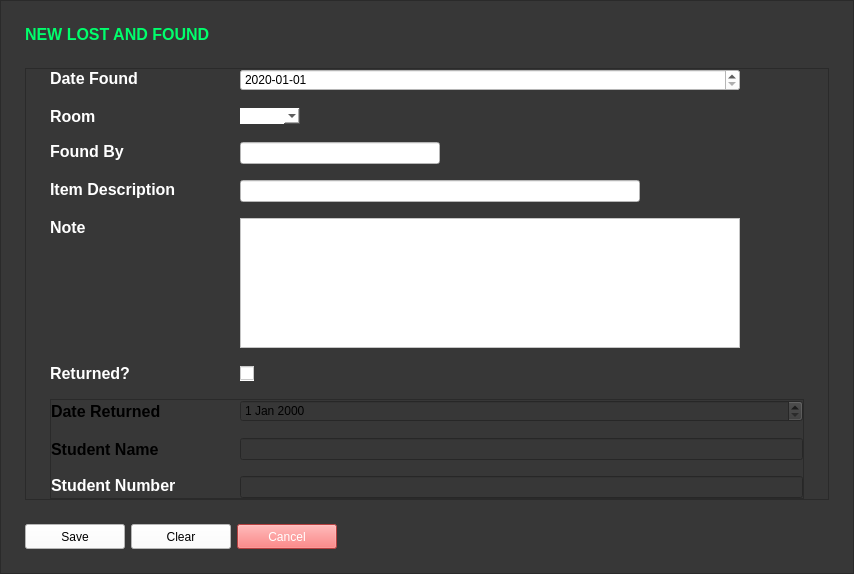
      <widget class="QWidget" name="pageNewLAF">
       <layout class="QGridLayout" name="gridLayout_25">
        <property name="leftMargin">
         <number>0</number>
        </property>
        <property name="topMargin">
         <number>0</number>
        </property>
        <property name="rightMargin">
         <number>0</number>
        </property>
        <property name="bottomMargin">
         <number>0</number>
        </property>
        <item row="0" column="0">
         <widget class="QFrame" name="frameNewLostAndFound">
          <property name="sizePolicy">
           <sizepolicy hsizetype="Expanding" vsizetype="Expanding">
            <horstretch>0</horstretch>
            <verstretch>0</verstretch>
           </sizepolicy>
          </property>
          <property name="minimumSize">
           <size>
            <width>0</width>
            <height>0</height>
           </size>
          </property>
          <property name="accessibleDescription">
           <string>backgroundFrame</string>
          </property>
          <property name="styleSheet">
           <string notr="true">background-color: rgb(55,55,55);</string>
          </property>
          <property name="frameShape">
           <enum>QFrame::StyledPanel</enum>
          </property>
          <property name="frameShadow">
           <enum>QFrame::Raised</enum>
          </property>
          <layout class="QGridLayout" name="gridLayout_21">
           <property name="leftMargin">
            <number>24</number>
           </property>
           <property name="topMargin">
            <number>24</number>
           </property>
           <property name="rightMargin">
            <number>24</number>
           </property>
           <property name="bottomMargin">
            <number>24</number>
           </property>
           <property name="horizontalSpacing">
            <number>6</number>
           </property>
           <property name="verticalSpacing">
            <number>24</number>
           </property>
           <item row="2" column="2">
            <widget class="QPushButton" name="pushButtonFormCancelLAF">
             <property name="sizePolicy">
              <sizepolicy hsizetype="Fixed" vsizetype="Fixed">
               <horstretch>0</horstretch>
               <verstretch>0</verstretch>
              </sizepolicy>
             </property>
             <property name="minimumSize">
              <size>
               <width>100</width>
               <height>25</height>
              </size>
             </property>
             <property name="cursor">
              <cursorShape>PointingHandCursor</cursorShape>
             </property>
             <property name="accessibleDescription">
              <string>dangerButton</string>
             </property>
             <property name="autoFillBackground">
              <bool>false</bool>
             </property>
             <property name="styleSheet">
              <string notr="true">background-color: rgb(255, 89, 89);
color: rgb(255, 255, 255);</string>
             </property>
             <property name="text">
              <string>Cancel</string>
             </property>
             <property name="default">
              <bool>false</bool>
             </property>
             <property name="flat">
              <bool>false</bool>
             </property>
            </widget>
           </item>
           <item row="2" column="1">
            <widget class="QPushButton" name="pushButtonFormClearLAF">
             <property name="sizePolicy">
              <sizepolicy hsizetype="Fixed" vsizetype="Fixed">
               <horstretch>0</horstretch>
               <verstretch>0</verstretch>
              </sizepolicy>
             </property>
             <property name="minimumSize">
              <size>
               <width>100</width>
               <height>25</height>
              </size>
             </property>
             <property name="cursor">
              <cursorShape>PointingHandCursor</cursorShape>
             </property>
             <property name="accessibleDescription">
              <string>neutralButton</string>
             </property>
             <property name="autoFillBackground">
              <bool>false</bool>
             </property>
             <property name="styleSheet">
              <string notr="true">background-color: rgb(255, 255, 255);
color: rgb(0, 0, 0);</string>
             </property>
             <property name="text">
              <string>Clear</string>
             </property>
             <property name="default">
              <bool>false</bool>
             </property>
             <property name="flat">
              <bool>false</bool>
             </property>
            </widget>
           </item>
           <item row="0" column="0" colspan="4">
            <widget class="QLabel" name="labelNewLostAndFound">
             <property name="sizePolicy">
              <sizepolicy hsizetype="Fixed" vsizetype="Fixed">
               <horstretch>0</horstretch>
               <verstretch>0</verstretch>
              </sizepolicy>
             </property>
             <property name="font">
              <font>
               <family>Segoe UI</family>
               <pointsize>12</pointsize>
               <weight>75</weight>
               <bold>true</bold>
              </font>
             </property>
             <property name="cursor">
              <cursorShape>ArrowCursor</cursorShape>
             </property>
             <property name="accessibleDescription">
              <string>titleLabel</string>
             </property>
             <property name="styleSheet">
              <string notr="true">
	color: rgb(0, 255, 108);</string>
             </property>
             <property name="text">
              <string>NEW LOST AND FOUND</string>
             </property>
             <property name="scaledContents">
              <bool>true</bool>
             </property>
             <property name="openExternalLinks">
              <bool>false</bool>
             </property>
             <property name="textInteractionFlags">
              <set>Qt::LinksAccessibleByMouse</set>
             </property>
            </widget>
           </item>
           <item row="2" column="0">
            <widget class="QPushButton" name="pushButtonFormSaveLAF">
             <property name="sizePolicy">
              <sizepolicy hsizetype="Fixed" vsizetype="Fixed">
               <horstretch>0</horstretch>
               <verstretch>0</verstretch>
              </sizepolicy>
             </property>
             <property name="minimumSize">
              <size>
               <width>100</width>
               <height>25</height>
              </size>
             </property>
             <property name="cursor">
              <cursorShape>PointingHandCursor</cursorShape>
             </property>
             <property name="accessibleDescription">
              <string>successButton</string>
             </property>
             <property name="autoFillBackground">
              <bool>false</bool>
             </property>
             <property name="styleSheet">
              <string notr="true">background-color: rgb(255, 255, 255);
color: rgb(0, 0, 0);</string>
             </property>
             <property name="text">
              <string>Save</string>
             </property>
             <property name="default">
              <bool>false</bool>
             </property>
             <property name="flat">
              <bool>false</bool>
             </property>
            </widget>
           </item>
           <item row="1" column="0" colspan="5">
            <widget class="QFrame" name="frameNewLostAndFound_2">
             <property name="sizePolicy">
              <sizepolicy hsizetype="Expanding" vsizetype="Expanding">
               <horstretch>0</horstretch>
               <verstretch>0</verstretch>
              </sizepolicy>
             </property>
             <property name="frameShape">
              <enum>QFrame::StyledPanel</enum>
             </property>
             <property name="frameShadow">
              <enum>QFrame::Raised</enum>
             </property>
             <layout class="QGridLayout" name="gridLayout_24">
              <property name="leftMargin">
               <number>24</number>
              </property>
              <property name="topMargin">
               <number>0</number>
              </property>
              <property name="rightMargin">
               <number>24</number>
              </property>
              <property name="bottomMargin">
               <number>0</number>
              </property>
              <property name="horizontalSpacing">
               <number>64</number>
              </property>
              <property name="verticalSpacing">
               <number>16</number>
              </property>
              <item row="11" column="0">
               <widget class="QLabel" name="labelNewLostAndFoundReturned">
                <property name="font">
                 <font>
                  <family>Segoe UI</family>
                  <pointsize>12</pointsize>
                  <weight>75</weight>
                  <bold>true</bold>
                 </font>
                </property>
                <property name="cursor">
                 <cursorShape>ArrowCursor</cursorShape>
                </property>
                <property name="styleSheet">
                 <string notr="true">color:white;</string>
                </property>
                <property name="text">
                 <string>Returned?</string>
                </property>
                <property name="scaledContents">
                 <bool>true</bool>
                </property>
                <property name="alignment">
                 <set>Qt::AlignLeading|Qt::AlignLeft|Qt::AlignTop</set>
                </property>
                <property name="openExternalLinks">
                 <bool>false</bool>
                </property>
                <property name="textInteractionFlags">
                 <set>Qt::LinksAccessibleByMouse</set>
                </property>
               </widget>
              </item>
              <item row="12" column="0" colspan="3">
               <widget class="QFrame" name="frameReturnedLAF">
                <property name="sizePolicy">
                 <sizepolicy hsizetype="Expanding" vsizetype="Expanding">
                  <horstretch>0</horstretch>
                  <verstretch>0</verstretch>
                 </sizepolicy>
                </property>
                <property name="minimumSize">
                 <size>
                  <width>0</width>
                  <height>0</height>
                 </size>
                </property>
                <property name="frameShape">
                 <enum>QFrame::StyledPanel</enum>
                </property>
                <property name="frameShadow">
                 <enum>QFrame::Raised</enum>
                </property>
                <layout class="QGridLayout" name="gridLayout_26">
                 <property name="leftMargin">
                  <number>0</number>
                 </property>
                 <property name="topMargin">
                  <number>0</number>
                 </property>
                 <property name="rightMargin">
                  <number>0</number>
                 </property>
                 <property name="bottomMargin">
                  <number>0</number>
                 </property>
                 <property name="horizontalSpacing">
                  <number>64</number>
                 </property>
                 <property name="verticalSpacing">
                  <number>16</number>
                 </property>
                 <item row="1" column="0">
                  <widget class="QLabel" name="labelNewLostAndFoundStudentName">
                   <property name="font">
                    <font>
                     <family>Segoe UI</family>
                     <pointsize>12</pointsize>
                     <weight>75</weight>
                     <bold>true</bold>
                    </font>
                   </property>
                   <property name="text">
                    <string>Student Name</string>
                   </property>
                  </widget>
                 </item>
                 <item row="1" column="1">
                  <widget class="QLineEdit" name="textBoxNewLostAndFoundStudentName">
                   <property name="maxLength">
                    <number>70</number>
                   </property>
                  </widget>
                 </item>
                 <item row="0" column="0">
                  <widget class="QLabel" name="labelNewLostAndReturnedDate">
                   <property name="font">
                    <font>
                     <family>Segoe UI</family>
                     <pointsize>12</pointsize>
                     <weight>75</weight>
                     <bold>true</bold>
                    </font>
                   </property>
                   <property name="text">
                    <string>Date Returned</string>
                   </property>
                  </widget>
                 </item>
                 <item row="0" column="1">
                  <widget class="QDateEdit" name="dateEditReturnedNewLostAndFound"/>
                 </item>
                 <item row="3" column="0">
                  <widget class="QLabel" name="labelNewLostAndFoundStudentNumber">
                   <property name="font">
                    <font>
                     <family>Segoe UI</family>
                     <pointsize>12</pointsize>
                     <weight>75</weight>
                     <bold>true</bold>
                    </font>
                   </property>
                   <property name="cursor">
                    <cursorShape>ArrowCursor</cursorShape>
                   </property>
                   <property name="styleSheet">
                    <string notr="true">color:white;</string>
                   </property>
                   <property name="text">
                    <string>Student Number</string>
                   </property>
                   <property name="scaledContents">
                    <bool>true</bool>
                   </property>
                   <property name="alignment">
                    <set>Qt::AlignLeading|Qt::AlignLeft|Qt::AlignTop</set>
                   </property>
                   <property name="openExternalLinks">
                    <bool>false</bool>
                   </property>
                   <property name="textInteractionFlags">
                    <set>Qt::LinksAccessibleByMouse</set>
                   </property>
                  </widget>
                 </item>
                 <item row="3" column="1">
                  <widget class="QLineEdit" name="textBoxNewLostAndFoundStudentNumber">
                   <property name="maxLength">
                    <number>9</number>
                   </property>
                  </widget>
                 </item>
                </layout>
               </widget>
              </item>
              <item row="1" column="0">
               <widget class="QLabel" name="labelNewLostAndFoundRoom">
                <property name="font">
                 <font>
                  <family>Segoe UI</family>
                  <pointsize>12</pointsize>
                  <weight>75</weight>
                  <bold>true</bold>
                 </font>
                </property>
                <property name="cursor">
                 <cursorShape>ArrowCursor</cursorShape>
                </property>
                <property name="styleSheet">
                 <string notr="true">color:white;</string>
                </property>
                <property name="text">
                 <string>Room</string>
                </property>
                <property name="scaledContents">
                 <bool>true</bool>
                </property>
                <property name="alignment">
                 <set>Qt::AlignLeading|Qt::AlignLeft|Qt::AlignTop</set>
                </property>
                <property name="openExternalLinks">
                 <bool>false</bool>
                </property>
                <property name="textInteractionFlags">
                 <set>Qt::LinksAccessibleByMouse</set>
                </property>
               </widget>
              </item>
              <item row="2" column="0">
               <widget class="QLabel" name="labelNewLostAndFoundFoundBy">
                <property name="font">
                 <font>
                  <family>Segoe UI</family>
                  <pointsize>12</pointsize>
                  <weight>75</weight>
                  <bold>true</bold>
                 </font>
                </property>
                <property name="cursor">
                 <cursorShape>ArrowCursor</cursorShape>
                </property>
                <property name="styleSheet">
                 <string notr="true">color:white;</string>
                </property>
                <property name="text">
                 <string>Found By</string>
                </property>
                <property name="scaledContents">
                 <bool>true</bool>
                </property>
                <property name="alignment">
                 <set>Qt::AlignLeading|Qt::AlignLeft|Qt::AlignTop</set>
                </property>
                <property name="openExternalLinks">
                 <bool>false</bool>
                </property>
                <property name="textInteractionFlags">
                 <set>Qt::LinksAccessibleByMouse</set>
                </property>
               </widget>
              </item>
              <item row="0" column="1">
               <widget class="QDateEdit" name="dateEditNewLostAndFound">
                <property name="styleSheet">
                 <string notr="true">color: rgb(0, 0, 0);
background-color: rgb(255, 255, 255);</string>
                </property>
                <property name="dateTime">
                 <datetime>
                  <hour>0</hour>
                  <minute>0</minute>
                  <second>0</second>
                  <year>2020</year>
                  <month>1</month>
                  <day>1</day>
                 </datetime>
                </property>
                <property name="minimumDateTime">
                 <datetime>
                  <hour>0</hour>
                  <minute>0</minute>
                  <second>0</second>
                  <year>2000</year>
                  <month>9</month>
                  <day>14</day>
                 </datetime>
                </property>
                <property name="currentSection">
                 <enum>QDateTimeEdit::DaySection</enum>
                </property>
                <property name="displayFormat">
                 <string>yyyy-MM-dd</string>
                </property>
                <property name="calendarPopup">
                 <bool>false</bool>
                </property>
                <property name="currentSectionIndex">
                 <number>2</number>
                </property>
               </widget>
              </item>
              <item row="6" column="0">
               <widget class="QLabel" name="labelNewLostAndFoundItemDescription">
                <property name="font">
                 <font>
                  <family>Segoe UI</family>
                  <pointsize>12</pointsize>
                  <weight>75</weight>
                  <bold>true</bold>
                 </font>
                </property>
                <property name="cursor">
                 <cursorShape>ArrowCursor</cursorShape>
                </property>
                <property name="styleSheet">
                 <string notr="true">color:white;</string>
                </property>
                <property name="text">
                 <string>Item Description</string>
                </property>
                <property name="scaledContents">
                 <bool>true</bool>
                </property>
                <property name="alignment">
                 <set>Qt::AlignLeading|Qt::AlignLeft|Qt::AlignTop</set>
                </property>
                <property name="openExternalLinks">
                 <bool>false</bool>
                </property>
                <property name="textInteractionFlags">
                 <set>Qt::LinksAccessibleByMouse</set>
                </property>
               </widget>
              </item>
              <item row="8" column="0">
               <widget class="QLabel" name="labelNewLostAndFoundNote">
                <property name="font">
                 <font>
                  <family>Segoe UI</family>
                  <pointsize>12</pointsize>
                  <weight>75</weight>
                  <bold>true</bold>
                 </font>
                </property>
                <property name="cursor">
                 <cursorShape>ArrowCursor</cursorShape>
                </property>
                <property name="styleSheet">
                 <string notr="true">color:white;</string>
                </property>
                <property name="text">
                 <string>Note</string>
                </property>
                <property name="scaledContents">
                 <bool>true</bool>
                </property>
                <property name="alignment">
                 <set>Qt::AlignLeading|Qt::AlignLeft|Qt::AlignTop</set>
                </property>
                <property name="openExternalLinks">
                 <bool>false</bool>
                </property>
                <property name="textInteractionFlags">
                 <set>Qt::LinksAccessibleByMouse</set>
                </property>
               </widget>
              </item>
              <item row="11" column="1">
               <widget class="QCheckBox" name="checkBoxNewLostAndFoundReturned">
                <property name="sizePolicy">
                 <sizepolicy hsizetype="Fixed" vsizetype="Fixed">
                  <horstretch>0</horstretch>
                  <verstretch>0</verstretch>
                 </sizepolicy>
                </property>
                <property name="styleSheet">
                 <string notr="true">background-color: rgb(255, 255, 255);</string>
                </property>
                <property name="text">
                 <string/>
                </property>
               </widget>
              </item>
              <item row="1" column="1">
               <widget class="QComboBox" name="comboBoxNewLostAndFoundRoom">
                <property name="sizePolicy">
                 <sizepolicy hsizetype="Fixed" vsizetype="Fixed">
                  <horstretch>0</horstretch>
                  <verstretch>0</verstretch>
                 </sizepolicy>
                </property>
                <property name="minimumSize">
                 <size>
                  <width>0</width>
                  <height>0</height>
                 </size>
                </property>
                <property name="styleSheet">
                 <string notr="true">border-top: 6;
border-left: 6;
border-right: 6;
border-bottom: 6;
background-color: white;
color: black;
</string>
                </property>
                <property name="sizeAdjustPolicy">
                 <enum>QComboBox::AdjustToContents</enum>
                </property>
               </widget>
              </item>
              <item row="6" column="1">
               <widget class="QLineEdit" name="textBoxNewLostAndFoundItemDescription">
                <property name="sizePolicy">
                 <sizepolicy hsizetype="Fixed" vsizetype="Fixed">
                  <horstretch>0</horstretch>
                  <verstretch>0</verstretch>
                 </sizepolicy>
                </property>
                <property name="minimumSize">
                 <size>
                  <width>400</width>
                  <height>0</height>
                 </size>
                </property>
                <property name="styleSheet">
                 <string notr="true">background-color:white;</string>
                </property>
                <property name="maxLength">
                 <number>1000</number>
                </property>
               </widget>
              </item>
              <item row="0" column="0">
               <widget class="QLabel" name="labelNewLostAndFoundDate">
                <property name="font">
                 <font>
                  <family>Segoe UI</family>
                  <pointsize>12</pointsize>
                  <weight>75</weight>
                  <bold>true</bold>
                 </font>
                </property>
                <property name="cursor">
                 <cursorShape>ArrowCursor</cursorShape>
                </property>
                <property name="styleSheet">
                 <string notr="true">color:white;</string>
                </property>
                <property name="text">
                 <string>Date Found</string>
                </property>
                <property name="scaledContents">
                 <bool>true</bool>
                </property>
                <property name="alignment">
                 <set>Qt::AlignLeading|Qt::AlignLeft|Qt::AlignTop</set>
                </property>
                <property name="openExternalLinks">
                 <bool>false</bool>
                </property>
                <property name="textInteractionFlags">
                 <set>Qt::LinksAccessibleByMouse</set>
                </property>
               </widget>
              </item>
              <item row="2" column="1">
               <widget class="QLineEdit" name="textBoxNewLostAndFoundBy">
                <property name="sizePolicy">
                 <sizepolicy hsizetype="Fixed" vsizetype="Fixed">
                  <horstretch>0</horstretch>
                  <verstretch>0</verstretch>
                 </sizepolicy>
                </property>
                <property name="minimumSize">
                 <size>
                  <width>200</width>
                  <height>0</height>
                 </size>
                </property>
                <property name="styleSheet">
                 <string notr="true">background-color:white;</string>
                </property>
                <property name="maxLength">
                 <number>70</number>
                </property>
               </widget>
              </item>
              <item row="8" column="1">
               <widget class="QTextEdit" name="textBoxNewLostAndFoundNote">
                <property name="sizePolicy">
                 <sizepolicy hsizetype="Expanding" vsizetype="Fixed">
                  <horstretch>0</horstretch>
                  <verstretch>1</verstretch>
                 </sizepolicy>
                </property>
                <property name="minimumSize">
                 <size>
                  <width>500</width>
                  <height>130</height>
                 </size>
                </property>
                <property name="styleSheet">
                 <string notr="true">background-color:white;</string>
                </property>
                <property name="verticalScrollBarPolicy">
                 <enum>Qt::ScrollBarAsNeeded</enum>
                </property>
                <property name="horizontalScrollBarPolicy">
                 <enum>Qt::ScrollBarAlwaysOff</enum>
                </property>
                <property name="sizeAdjustPolicy">
                 <enum>QAbstractScrollArea::AdjustToContents</enum>
                </property>
                <property name="placeholderText">
                 <string/>
                </property>
               </widget>
              </item>
             </layout>
            </widget>
           </item>
          </layout>
         </widget>
        </item>
       </layout>
      </widget>
